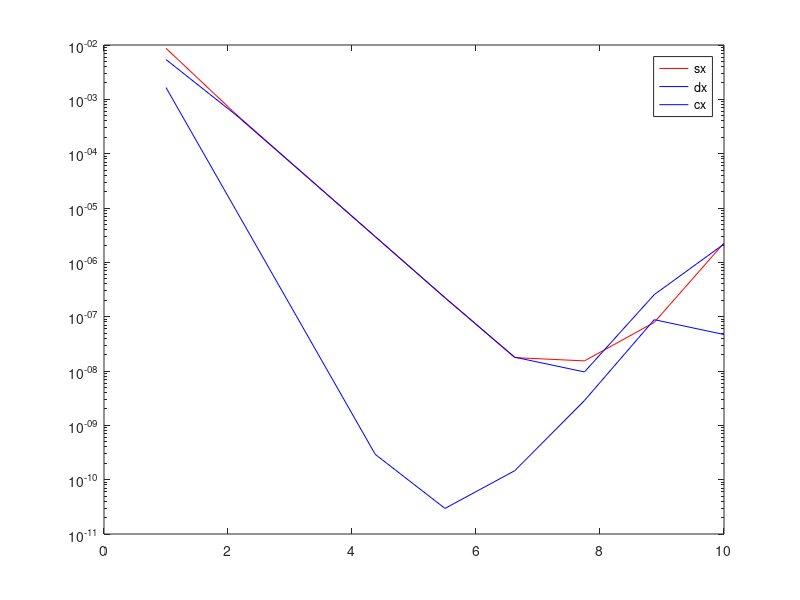

MATLAB code to generate this figure:
clear all;
clc;

f = @(x) sin(x) + x;

x0 = 3;
h =  @(x) 10 .^ (-x);

sx = @(f, x0, h) (f(x0) - f(x0 - h)) ./ h;
dx = @(f, x0, h) (f(x0 + h) - f(x0)) ./ h;
cx = @(f, x0, h) (f(x0 + h) - f(x0 - h)) ./ (2 .* h);

n = 10;
I = linspace(1, n, n-1);

x = cos(x0) + 1;

err_s = abs(sx(f, x0, h(I)) - x);
err_d = abs(dx(f, x0, h(I)) - x);
err_c = abs(cx(f, x0, h(I)) - x);

semilogy(I, err_s, 'r', I, err_d, 'b', I, err_c, 'b');
legend('sx', 'dx', 'cx');
